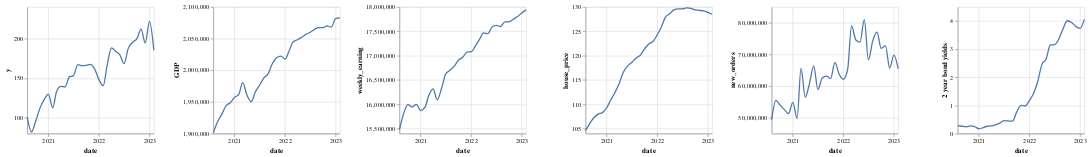

Notebook code for this chart:
### Code cell
time_series_trend(df,numeric_cols, start_date=None, end_date=None)

### Figure 1 — Vega-Lite specification as saved in the notebook (floating-point values rounded to 4 significant figures)
{"config": {"view": {"continuousWidth": 400, "continuousHeight": 300, "height": 200, "width": 200}}, "repeat": ["y", "GDP", "weekly_earning", "house_price", "new_orders", "  2 year bond yields"], "spec": {"data": {"name": "data-d2e43253e850371faa6e87bbfc36b76e"}, "mark": {"type": "line", "interpolate": "monotone"}, "encoding": {"x": {"field": "date", "type": "temporal"}, "y": {"field": {"repeat": "repeat"}, "scale": {"zero": false}, "type": "quantitative"}}}, "$schema": "https://vega.github.io/schema/vega-lite/v4.17.0.json", "datasets": {"data-d2e43253e850371faa6e87bbfc36b76e": [{"date": "2020-08-01T00:00:00", "y": 100.9, "GDP": 1901000.0, "weekly_earning": 15480000.0, "house_price": 104.6, "new_orders": 49320000.0, "  2 year bond yields": 0.28}, {"date": "2020-09-01T00:00:00", "y": 82.12, "GDP": 1919000.0, "weekly_earning": 15820000.0, "house_price": 106.1, "new_orders": 55490000.0, "  2 year bond yields": 0.26}, {"date": "2020-10-01T00:00:00", "y": 95.56, "GDP": 1930000.0, "weekly_earning": 15990000.0, "house_price": 107.3, "new_orders": 54020000.0, "  2 year bond yields": 0.24}, {"date": "2020-11-01T00:00:00", "y": 112.2, "GDP": 1944000.0, "weekly_earning": 15940000.0, "house_price": 108.0, "new_orders": 52570000.0, "  2 year bond yields": 0.27}, {"date": "2020-12-01T00:00:00", "y": 122.9, "GDP": 1949000.0, "weekly_earning": 16000000.0, "house_price": 108.3, "new_orders": 51300000.0, "  2 year bond yields": 0.25}, {"date": "2021-01-01T00:00:00", "y": 129.8, "GDP": 1957000.0, "weekly_earning": 15870000.0, "house_price": 109.3, "new_orders": 54850000.0, "  2 year bond yields": 0.17}, {"date": "2021-02-01T00:00:00", "y": 112.6, "GDP": 1962000.0, "weekly_earning": 15940000.0, "house_price": 111.0, "new_orders": 49820000.0, "  2 year bond yields": 0.21}, {"date": "2021-03-01T00:00:00", "y": 133.2, "GDP": 1980000.0, "weekly_earning": 16180000.0, "house_price": 112.4, "new_orders": 65620000.0, "  2 year bond yields": 0.26}, {"date": "2021-04-01T00:00:00", "y": 139.6, "GDP": 1961000.0, "weekly_earning": 16320000.0, "house_price": 114.3, "new_orders": 56500000.0, "  2 year bond yields": 0.27}, {"date": "2021-05-01T00:00:00", "y": 138.8, "GDP": 1950000.0, "weekly_earning": 16090000.0, "house_price": 116.6, "new_orders": 60780000.0, "  2 year bond yields": 0.31}, {"date": "2021-06-01T00:00:00", "y": 151.6, "GDP": 1966000.0, "weekly_earning": 16330000.0, "house_price": 117.9, "new_orders": 66360000.0, "  2 year bond yields": 0.37}, {"date": "2021-07-01T00:00:00", "y": 153.2, "GDP": 1976000.0, "weekly_earning": 16620000.0, "house_price": 118.6, "new_orders": 58880000.0, "  2 year bond yields": 0.46}, {"date": "2021-08-01T00:00:00", "y": 167.2, "GDP": 1988000.0, "weekly_earning": 16700000.0, "house_price": 119.5, "new_orders": 62540000.0, "  2 year bond yields": 0.45}, {"date": "2021-09-01T00:00:00", "y": 165.8, "GDP": 1995000.0, "weekly_earning": 16790000.0, "house_price": 120.1, "new_orders": 63170000.0, "  2 year bond yields": 0.44}, {"date": "2021-10-01T00:00:00", "y": 166.3, "GDP": 2010000.0, "weekly_earning": 16910000.0, "house_price": 121.4, "new_orders": 62390000.0, "  2 year bond yields": 0.77}, {"date": "2021-11-01T00:00:00", "y": 167.6, "GDP": 2020000.0, "weekly_earning": 16970000.0, "house_price": 122.4, "new_orders": 67480000.0, "  2 year bond yields": 1.0}, {"date": "2021-12-01T00:00:00", "y": 161.6, "GDP": 2022000.0, "weekly_earning": 17070000.0, "house_price": 122.9, "new_orders": 63830000.0, "  2 year bond yields": 0.98}, {"date": "2022-01-01T00:00:00", "y": 147.9, "GDP": 2018000.0, "weekly_earning": 17080000.0, "house_price": 124.3, "new_orders": 62170000.0, "  2 year bond yields": 1.18}, {"date": "2022-02-01T00:00:00", "y": 140.4, "GDP": 2032000.0, "weekly_earning": 17200000.0, "house_price": 126.0, "new_orders": 65320000.0, "  2 year bond yields": 1.44}, {"date": "2022-03-01T00:00:00", "y": 166.2, "GDP": 2045000.0, "weekly_earning": 17330000.0, "house_price": 127.9, "new_orders": 79030000.0, "  2 year bond yields": 1.84}, {"date": "2022-04-01T00:00:00", "y": 188.4, "GDP": 2048000.0, "weekly_earning": 17470000.0, "house_price": 128.6, "new_orders": 74570000.0, "  2 year bond yields": 2.46}, {"date": "2022-05-01T00:00:00", "y": 184.0, "GDP": 2052000.0, "weekly_earning": 17450000.0, "house_price": 129.4, "new_orders": 73880000.0, "  2 year bond yields": 2.65}, {"date": "2022-06-01T00:00:00", "y": 179.3, "GDP": 2057000.0, "weekly_earning": 17590000.0, "house_price": 129.6, "new_orders": 81010000.0, "  2 year bond yields": 3.15}, {"date": "2022-07-01T00:00:00", "y": 168.3, "GDP": 2060000.0, "weekly_earning": 17620000.0, "house_price": 129.6, "new_orders": 68310000.0, "  2 year bond yields": 3.16}, {"date": "2022-08-01T00:00:00", "y": 188.0, "GDP": 2064000.0, "weekly_earning": 17600000.0, "house_price": 129.8, "new_orders": 74290000.0, "  2 year bond yields": 3.36}, {"date": "2022-09-01T00:00:00", "y": 195.6, "GDP": 2067000.0, "weekly_earning": 17700000.0, "house_price": 129.7, "new_orders": 77050000.0, "  2 year bond yields": 3.73}, {"date": "2022-10-01T00:00:00", "y": 199.7, "GDP": 2067000.0, "weekly_earning": 17690000.0, "house_price": 129.4, "new_orders": 71890000.0, "  2 year bond yields": 4.01}, {"date": "2022-11-01T00:00:00", "y": 212.0, "GDP": 2070000.0, "weekly_earning": 17750000.0, "house_price": 129.3, "new_orders": 72730000.0, "  2 year bond yields": 3.95}, {"date": "2022-12-01T00:00:00", "y": 194.5, "GDP": 2068000.0, "weekly_earning": 17800000.0, "house_price": 129.2, "new_orders": 65700000.0, "  2 year bond yields": 3.81}, {"date": "2023-01-01T00:00:00", "y": 221.7, "GDP": 2082000.0, "weekly_earning": 17880000.0, "house_price": 128.9, "new_orders": 69760000.0, "  2 year bond yields": 3.74}, {"date": "2023-02-01T00:00:00", "y": 185.4, "GDP": 2083000.0, "weekly_earning": 17940000.0, "house_price": 128.5, "new_orders": 65410000.0, "  2 year bond yields": 4.06}]}}
